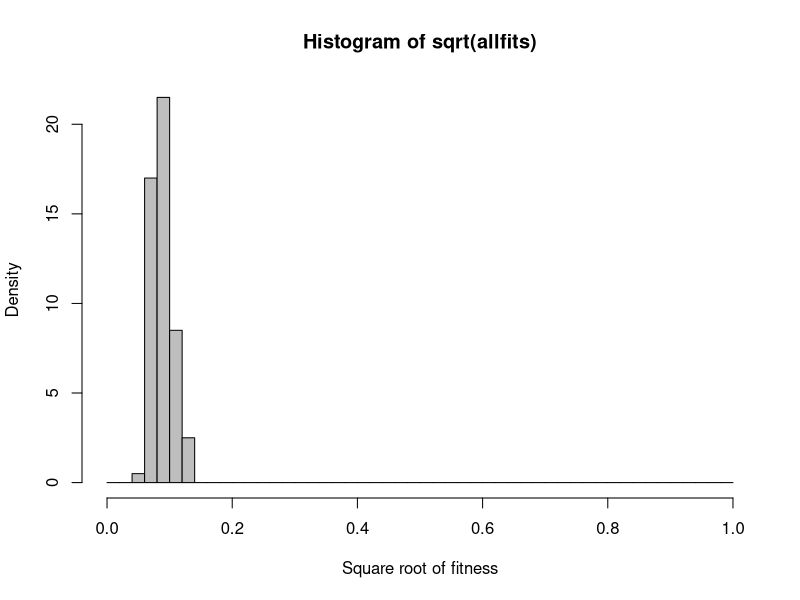
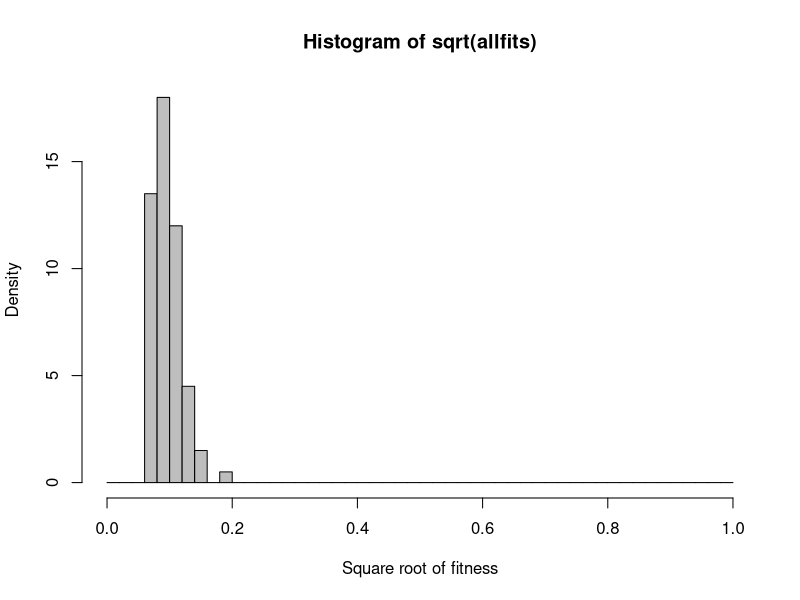
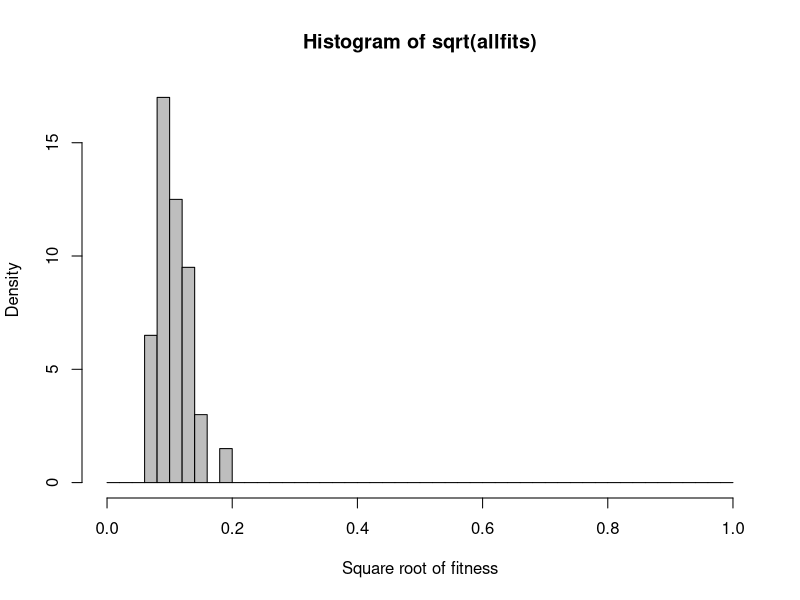
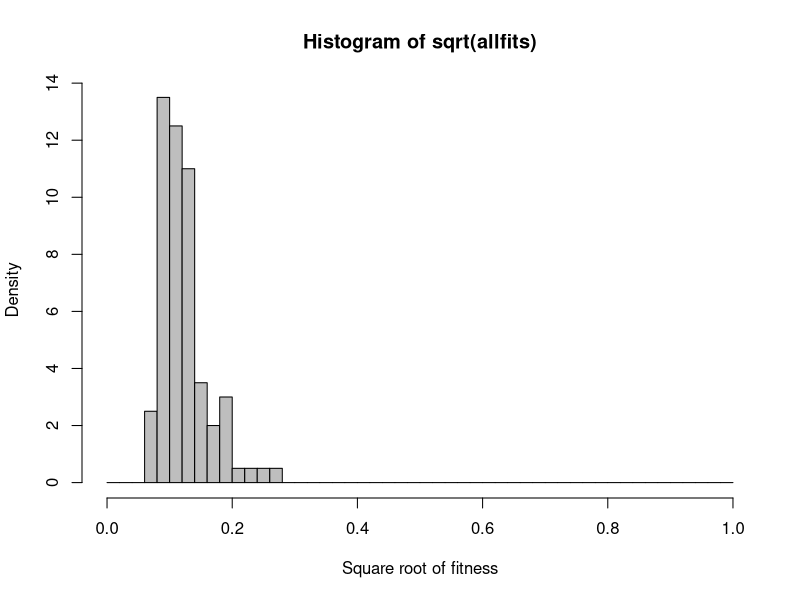
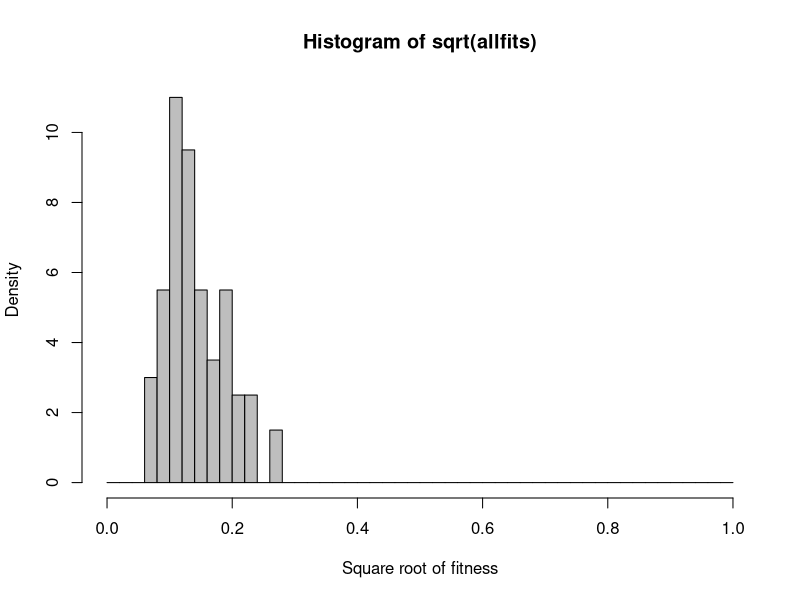
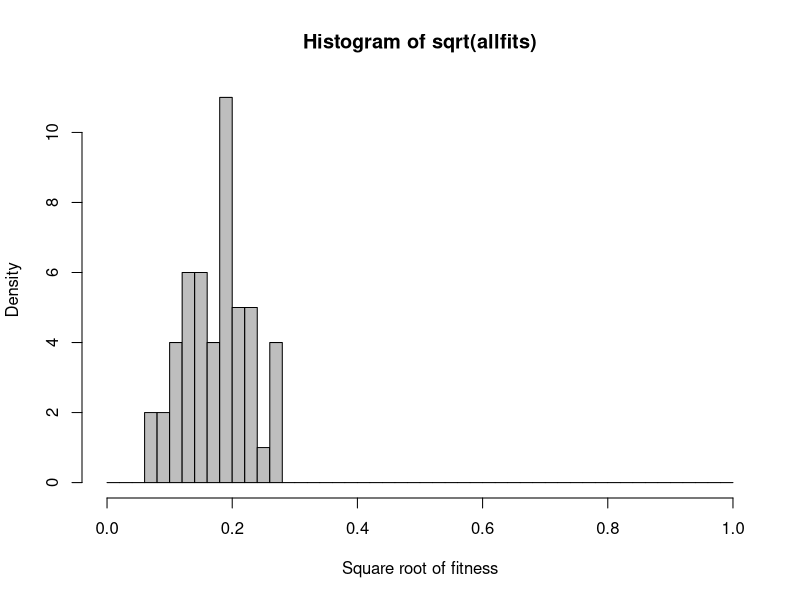
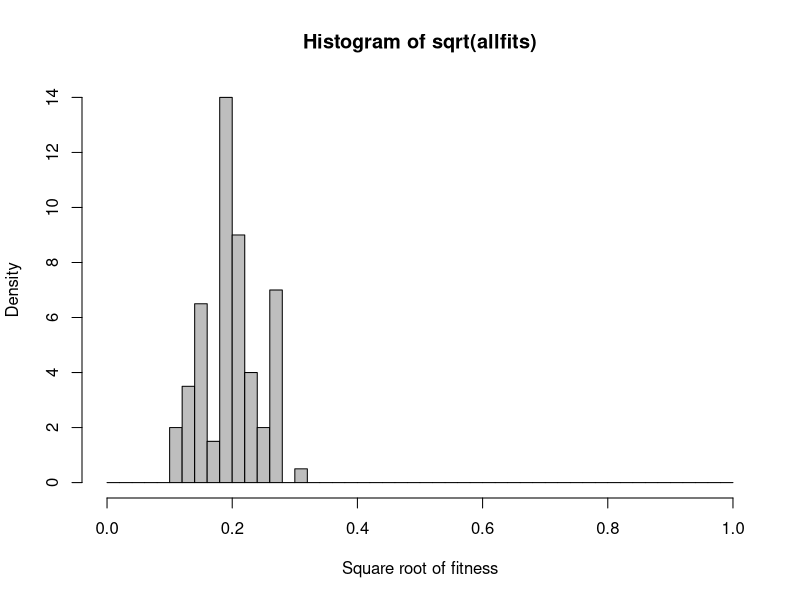
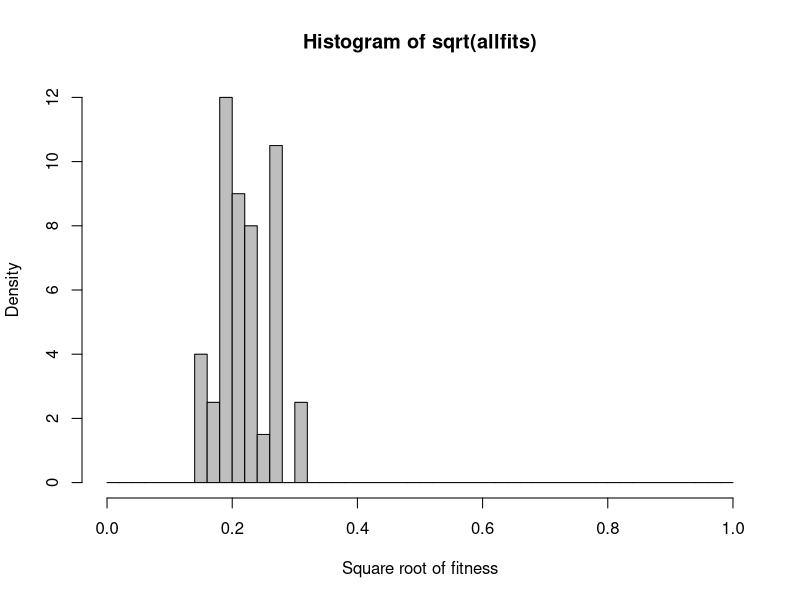

Reproduce these figures in R, in order.
###################################
## Aman Pruthi
## R as a Research Tool
## Homework 6 - Genetic algorithm functions III
## Due 10/13/20
###################################
## Instructions
## ------------

## This file contains two complete functions you've seen before:
## mateNumericVectors() and testFitness(). In addition, I've written a new
## function called simpleEvolve(), which creates a haploid population, creates
## a random optimal genotype, and then simulates evolution over a fixed number
## of generations. This new function depends upon two other functions. One
## simple one I've supplied (getRandChrom), but the other you will write
## yourself: getNextGeneration.


## Your tasks:

## 1. Write the getNextGeneration function (see comment header I supply). Hint:
## look up the "prob" argument to the sample() function to see how to choose
## among a list or vector according to weighted probabilities (fitnesses).

## 2. Comment all of the new code (e.g. everything except mateNumericVectors()
## and testFitness().

## 3. Write code at the end of the script to search through a reasonable number
## of values of mu and r and report which values result in the most rapid
## convergence of the population mean fitness to > 0.9. For each set of
## paramenters, you will extract the num.generations element from the result of
## simpleEvolve(). Report your findings. How do mu and r influence time to
## convergence? To explore a wide parameter space could be time consuming, you
## will have to decide how many combinations to test. I'd suggest looking at r
## values between 0 and 0.3 and mu values between 0 and 0.03.


###############################################################################
## simple-evolve.R:
## A simple simulation of haploid evolution.

## global constants:
ALLELES <- 1:10           # possible allele values
CHROM_LENGTH <- 10        # length of "chomosome" vectors
POP_SIZE <- 100           # population size
FITNESS_CRITERION <- 0.9  # default mean population fitness at which to end
# simulation


# returns a random chromosome vector with alleles sampled uniformly among the
# allowed alleles
getRandChrom <- function(lngth=CHROM_LENGTH){
  return(sample(ALLELES, lngth, replace=TRUE))
}
# It gives a vector(genotype) of length=10 as the valueof CHROM_LENGTH is 10 and
# returns a random chromosome vector with alleles sampled uniformly among the 
# allowed alleles.

# mateNumericVectors(x, y, r, mu=0):
# Returns a child vector created by "mating" two parent
# vectors x and y and supplying a per-adjacent-locus recombination rate and a per-locus
# mutation rate. During mutation, an allele is randomly assigned a value between 1 and
# 100, inclusive.
#
#   Args:
#    - x, y = Two vectors each representing a "genotype". The vectors should be
#             atomic vectors containing integer values between 1 and 100 inclusive.
#             These vectors are the two parent genotypes and must be of the same 
#             length.
#    - r    = The per-locus recombination rate. A rate between 0 and 1 which
#             indicates the probability of a crossover event between any two
#             adjacent genes (vector elements). Rates between 0 and 0.5 make the 
#             most sense biologically.
#   - mu      The per-locus mutation rate.
#
#  Returns:
#         - A vector of the same length as the parents
mateNumericVectors <- function(x, y, r, mu) {
  n <- length(x)
  stopifnot(n==length(y))
  
  crossovers <- runif(n) <= r
  useFirstParent  <- cumsum(crossovers) %% 2 == 0
  
  if(runif(1) < 0.5) useFirstParent <- !useFirstParent
  child <- ifelse(useFirstParent,x,y)
  
  mutations <- runif(n) <= mu
  child[mutations] <- sample(ALLELES, sum(mutations), replace=TRUE)
  
  return(child)
}

# testFitness(genotype, targetGenotype):
# Returns a scalar number representing how well the genotype (a vector of
# numbers) matches the target genotype. The matching is measured as the 
# recipricol sum of the squared deviations from the target (1 / (sse+1) ).
#
#     Args:
#         - genotype       = the chromosome to be tested.
#         - targetGenotype = The optimum genotype. These must be numeric
#                            vectors of the same length.
#  Returns:
#         - A scalar: the reciprocal of the sum of the squared deviations 
#           of the genotype from the target  (1 / (sse+1) ).
testFitness <- function(genotype, targetGenotype){
  stopifnot(length(genotype)==length(targetGenotype))
  return(1.0 / (sum((genotype-targetGenotype)^2) + 1.0 ) )
}

# getNextGeneration(population, r, mu, fitnesses):
#
# Accepts a list of genotypes ("population") and returns the new population
# replacing each individual with the result of mating two vectors chosen
# according to their fitnesses. Note that these are non-overlapping
# generations: the parents should be chosen from the existing generation and
# not from any newly selected offspring. The basic algorithm: 1) for each spot
# in the new population select two parents from the current population. These
# are chosen with weighted probability based on their fitnesses (see fitnesses
# argument and look at using the built in sample() function. 2) Use mateVectors
# to produce an offspring and add the offspring to the new population 4) When
# we have a new population of the same size as the original, return the new
# population.
#
#   Args:
#     - population     = a list of chromosomes (a list of numeric vectors)
#     - r              = per-adjacent-locus reocmbination rate
#     - mu             = a per locus mutation rate
#     - fitnesses = a vector of real numbers corresponding to the fitness
#                   values of each individual in the populations. This must
#                   be of the same length as population.
#
#  Returns:
#         - A list of vectors: the new population
getNextGeneration <- function(population, r, mu, fitnesses) {
  stopifnot(length(population) == length(fitnesses))
  # stop if the length of population is not equal to length of fitnesses
  
  nextGeneration <- vector("list", length(population))
  # creating an empty list of vectors in which the newGeneration will be created
  
  for (i in seq_along(population)) {
    
    mother <- sample(population, 1, prob = fitnesses, replace = TRUE)
    father <- sample(population, 1, prob = fitnesses, replace = TRUE)
    # Selecting two parents randomly from the population based on their fitness
    # value using prob argument in sample
    
    nextGeneration[[i]] <- mateNumericVectors(mother[[1]], father[[1]], r, mu)
  } # Each vector in the list will be an offspring made by mating two parents
    # using mateNumericVectors function. The parents are selected again and
    # again for each index and thus providing us with a nextGeneration list
    # having same the length to that of population
  
  return(nextGeneration)
}
################################################################################
# Add your own comment header here. Figure out what this function does.

# simpleEvolve <- function(generations, r, mu, break.fit, do.hist)

#  Args:
#     - generations    = number of generations to be covered
#     - r              = per-adjacent-locus recombination rate
#     - mu             = per locus mutation rate
#     - break.fit      = Maximum required fitness criteria  
#     - do.hist        = argument for plotting the histogram when TRUE
#
#  Returns:            = A list of vectors including the optimal.genotype, 
#                        mean.fit, num.generations 
simpleEvolve <- function(generations, r, mu, break.fit = FITNESS_CRITERION,
                         do.hist=FALSE) {
  optimum <- getRandChrom()
  # creating a random optimum chromosome with the help of getRandChrom function
  
  population <- replicate(POP_SIZE, getRandChrom(), simplify=FALSE)
  # creates a population of 100 different vectors randomly using replicate
  
  for(gen in 1:generations){
    allfits <- sapply(population, testFitness, targetGenotype=optimum)
    # gives a fitness value for each genotype in a generation using the 
    # testFitness function which takes targetGenotype in its arguments which we
    # have assigned as the optimum which was selected previously
    
    meanfit <- mean(allfits)
    # it gives the mean of the fitness of a generation
    #       print(paste("generation", gen, "mean fitness", meanfit))
    
    if(do.hist) {
      hist(sqrt(allfits),
           freq=FALSE, breaks=seq(0,1,0.02),col="gray",
           xlab="Square root of fitness")
    } # Starting a for loop to calculate the mean fitness of each new generation
      # This loop will repeat itself for the number of generations provided in
      # the argument until the meanfit is less than the FITNESS_CRITERION = 0.9
      # (break.fit). It will plot a histogram of square root of fitness for each
      # individual in the last generation only if do.hist = TRUE in arguments
    
    if ( meanfit > break.fit) break
    population <- getNextGeneration(population, r, mu, allfits)
  } # Stop the loop when meanfit is greater than FITNESS_CRITERION (break.fit)
    # Plot a histogram of square root of fitness for  each individual for which
    # the mean is greater than the FITNESS_CRITERION
  
  return(list("optimal.genotype" = optimum, "mean.fit"=meanfit,
              "num.generations"=gen))
}

### examples:
simpleEvolve(500, r=0.1, mu=0.0001, do.hist=TRUE)
simpleEvolve(500, r=0.1, mu=0.001, do.hist=TRUE)
simpleEvolve(500, r=0.3, mu=0.0001, do.hist= TRUE)
simpleEvolve(500, r=0.3, mu=0.001,  do.hist= TRUE)

## after running the examples when r=0.1, 0.3 and mu=0.001, the convergence time
## is less and reached in less than 500 generations. That is, the mean value
## crosses 0.9 in less number of generations

################################################################################
r <- c(0, 0.1, 0.2, 0.3)
mu <- c(0, 0.01, 0.02, 0.03)
d <- NULL
for (i in seq_along(r)) {
  for (i in seq_along(mu)) {
    convergenceRate <- simpleEvolve(500, r[i], mu[i] ,do.hist = FALSE)
    d <- rbind(d, data.frame(gen=convergenceRate$num.generations,
                 r=r[[i]], mu=mu[[i]]))
    }
}
d

## Results
#    gen   r   mu
# 1  500 0.0 0.00
# 2   88 0.1 0.01
# 3  110 0.2 0.02
# 4  500 0.3 0.03
# 5  500 0.0 0.00
# 6  126 0.1 0.01
# 7   48 0.2 0.02
# 8  500 0.3 0.03
# 9  500 0.0 0.00
# 10  91 0.1 0.01
# 11 155 0.2 0.02
# 12 500 0.3 0.03
# 13 500 0.0 0.00
# 14  79 0.1 0.01
# 15  68 0.2 0.02
# 16 500 0.3 0.03

## When r <- 0.2 and m <- 0.02 then mean fitness of the 51st generation is 
## more than the FITNESS_CRITERION. We can say that having moderate values of r
## and m will get population having a mean fitness greater than 0.9 and it is 
## largely dependent on mu, as whenever mu=0 or more than 0.02, we can not get 
## an optimal genotype with mean fitness > 0.9.